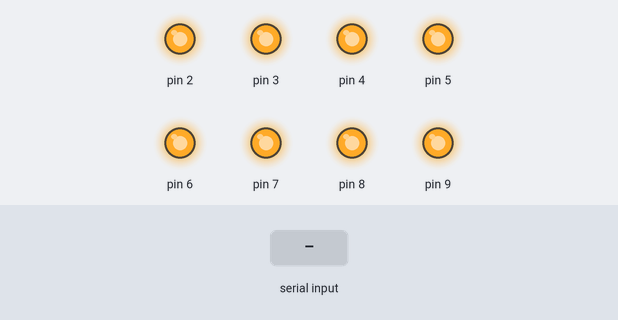
Bench run of a sketch on a simulated Arduino Mega 2560, built with avr-gcc and run on an emulated ATmega2560. On the bench: output pins drawn as LEDs (lit = HIGH). The test bench sets the inputs (shaded band). What the sketch prints to the serial monitor is not drawn.

Above: at 1.2 s.
1.3 s: "11\n" received over the second serial link
At 3.5 s:
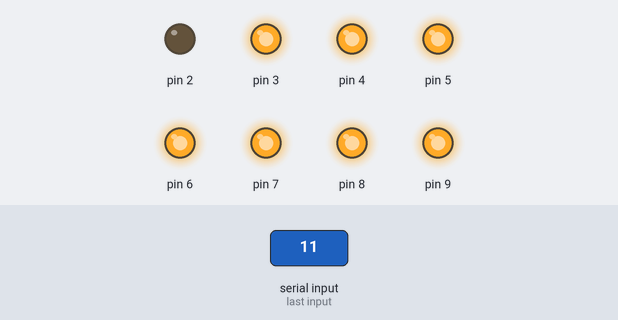
3.8 s: "90,45,200,10\n" received over the second serial link
At 5.7 s:
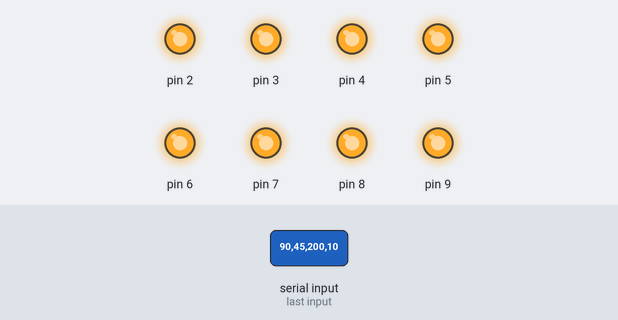
Timing chart, 0 to 7.2 s (numbered marks = the images above; inputs shaded):
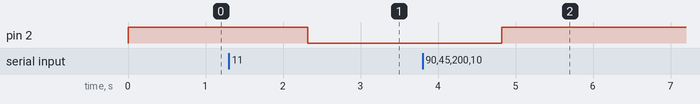

The sketch:

MEGA.ino
```cpp
#include <SoftwareSerial.h>
SoftwareSerial ArduinoMega(10,11); // RX ,TX
int a,b,c,d,e,f,g,h;
float val;

void setup(){

  Serial.begin(115200);
  ArduinoMega.begin(9600);
  for (int i = 2; i <=9 ; i ++){
  pinMode(i, OUTPUT);
  digitalWrite(i, HIGH);
  Serial.println(i);

  }

}

void loop(){

  while(ArduinoMega.available()>0){
  val = ArduinoMega.parseFloat(); // mengkonversi komunikasi menjadi tipe data Float
  a = val;

  if(ArduinoMega.read()== '\n'){
  val = ArduinoMega.parseFloat();
  b = val;
  }

  if(ArduinoMega.read()== '\n'){
  val = ArduinoMega.parseFloat();
  c = val;
  }

  if(ArduinoMega.read()== '\n'){
  val = ArduinoMega.parseFloat();
  d = val;
  }

  if(ArduinoMega.read()== '\n'){
  val = ArduinoMega.parseFloat();
  e = val;
  }

  if(ArduinoMega.read()== '\n'){
  val = ArduinoMega.parseFloat();
  f = val;
  }

  if(ArduinoMega.read()== '\n'){
  val = ArduinoMega.parseFloat();
  g = val;
  }

  if(ArduinoMega.read()== '\n'){
  val = ArduinoMega.parseFloat();
  h = val;
  }


  /*Serial.println(a);
  Serial.println(b);
  Serial.println(c);
  Serial.println(d);
  Serial.println(e);
  Serial.println(f);
  Serial.println(g);
  Serial.println(h); */


/////////////////////////////////////////
  if (a  == 11){
    digitalWrite(2, LOW);
  }
  else if ( a == 10){
    digitalWrite(2, HIGH);
  }


  if (b == 21){
    digitalWrite(3,LOW);
  }
  else if (b == 20){
    digitalWrite(3,HIGH);
  }


  if (c  == 31){
    digitalWrite(4, LOW);
  }
  else if ( c == 30){
    digitalWrite(4, HIGH);
  }


  if (d == 41){
    digitalWrite(5,LOW);
  }
  else if (d == 40){
    digitalWrite(5,HIGH);
  }


  if (e  == 51){
    digitalWrite(6, LOW);
  }
  else if ( e == 50){
    digitalWrite(6, HIGH);
  }


  if (f == 61){
    digitalWrite(7,LOW);
  }
  else if (f == 60){
    digitalWrite(7,HIGH);
  }


  if (g  == 71){
    digitalWrite(8, LOW);
  }
  else if ( g == 70){
    digitalWrite(8, HIGH);
  }


  if (h == 81){
    digitalWrite(9,LOW);
  }
  else if (h == 80){
    digitalWrite(9,HIGH);
  }

  ///////////////////////////////////////////
}
delay(30);
}
```

Measured:
- after the input at 1.3 s, pin 2: HIGH → LOW after 1.0 s
- after the input at 3.8 s, pin 2: LOW → HIGH after 1.0 s
